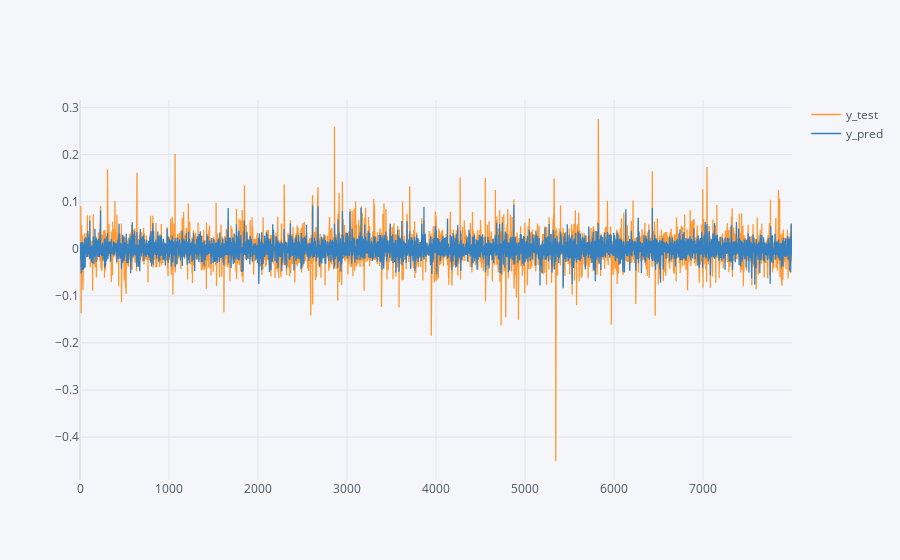

Notebook cell for this chart:
### Code cell
RetPlusTwo.iplot()

### Figure 1 — Plotly figure (JSON) as saved in the notebook; plotly's stock layout.template omitted (floating-point values rounded to 4 significant figures; data arrays with more than 128 entries replaced by an {"elided": "..."} marker saying what was removed)
{"data": [{"line": {"color": "rgba(255, 153, 51, 1.0)", "dash": "solid", "shape": "linear", "width": 1.3}, "mode": "lines", "name": "y_test", "text": "", "type": "scatter", "x": {"elided": "8000 int values"}, "y": {"elided": "8000 float values"}}, {"line": {"color": "rgba(55, 128, 191, 1.0)", "dash": "solid", "shape": "linear", "width": 1.3}, "mode": "lines", "name": "y_pred", "text": "", "type": "scatter", "x": {"elided": "8000 int values"}, "y": {"elided": "8000 float values"}}], "layout": {"legend": {"bgcolor": "#F5F6F9", "font": {"color": "#4D5663"}}, "paper_bgcolor": "#F5F6F9", "plot_bgcolor": "#F5F6F9", "title": {"font": {"color": "#4D5663"}}, "xaxis": {"gridcolor": "#E1E5ED", "showgrid": true, "tickfont": {"color": "#4D5663"}, "title": {"font": {"color": "#4D5663"}, "text": ""}, "zerolinecolor": "#E1E5ED"}, "yaxis": {"gridcolor": "#E1E5ED", "showgrid": true, "tickfont": {"color": "#4D5663"}, "title": {"font": {"color": "#4D5663"}, "text": ""}, "zerolinecolor": "#E1E5ED"}}}
